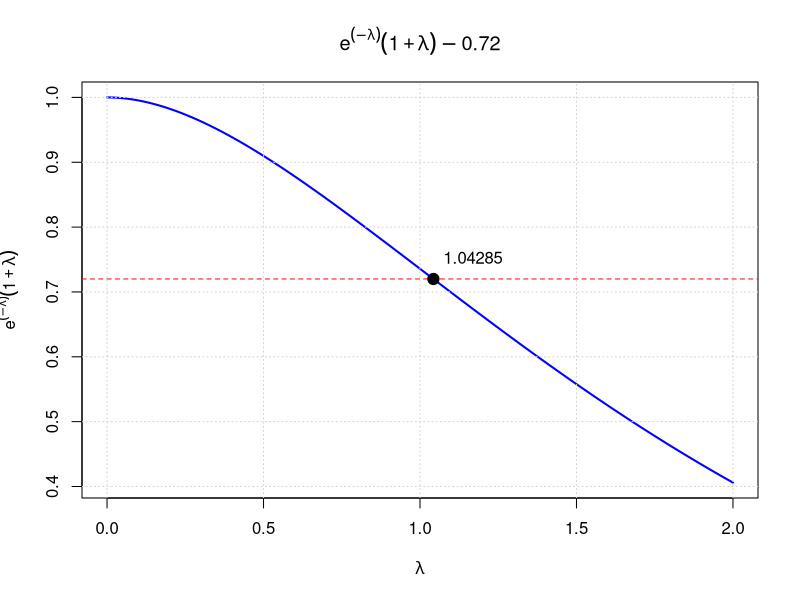

Recreate this plot in R.
## ---- chunk 1
knitr::opts_chunk$set(echo = TRUE)
## ---- chunk 2
ans1a <- dpois(2,1.5*1)*dpois(4,1.5*3)
## ---- chunk 3
ans1b <- dpois(4,1.5*3)
## ---- chunk 4
ans1c <- ans1b * dpois(2,1.5*1)/dpois(6,1.5*4)
## ---- chunk 5
ans3a <- dpois(0,5*0.5)
## ---- chunk 6
ans3b <- dpois(4,5*1) * dpois(6,5*1)
## ---- chunk 7
ans3c <- dpois(19,5*4) * dpois(6,5*1)
## ---- chunk 8
ans4a <- 1 - ppois(2,3*0.5)
## ---- chunk 9
ans4b <- dpois(2,3*1)*dpois(8,3*2)
## ---- chunk 10
ans4c <- (dpois(5,3*0.75)*dpois(1,3*0.25))/dpois(6,3*1)
## ---- chunk 11
f <- function(lambda) exp(-lambda) * (1 + lambda)

lambda_values <- seq(0, 2, by = 0.001) 

y_values <- f(lambda_values)

plot(lambda_values, y_values, type = "l", col = "blue", lwd = 2,
     xlab = expression(lambda), ylab = expression(e^(-lambda) * (1 + lambda)),
     main = expression(e^(-lambda) * (1 + lambda) - 0.72))
abline(h = 0.72, col = "red", lty = 2)

f2 <- function(lambda) exp(-lambda) * (1 + lambda) - 0.72
root <- uniroot(f2, interval = c(0, 5))

points(root$root, 0.72, col = "black", pch = 19, cex = 1.5)  
text(root$root, 0.75, labels = "1.04285", col = "black", pos = 4)  

grid()
## ---- chunk 12
ans8a <- dpois(2,(1/5)*20) * dpois(0,(1/10)*20) * dpois(1,(1/30)*20)
## ---- chunk 13
ans8b <- dpois(0,(1/12)*10)
## ---- chunk 14
ans8c <- pgamma(45, 4, (1/30))
## ---- chunk 15
p120 <- 40 * (1 - exp(-120 / 40))
## ---- chunk 16
mean12 <- 5 * p120
## ---- chunk 17
ans15a <- dpois(2, 4.5*1)
## ---- chunk 18
ans15b <- dpois(0, 1.5*0.5)
## ---- chunk 19
ans15c <- 1 - (dpois(1, 1.5*2)* dpois(1, 3*2))
## ---- chunk 20
set.seed(123)
num_trails <- 100000000
ans41 <- mean(rpois(num_trails, 1.34)==rpois(num_trails, 1.34))
## ---- chunk 21
set.seed(123)
num_trails2 <- 100000
lambda <- 10
box_vol <- 8
r <- 1
ball_vol <- (4/3) * pi * r^3

sim_points_in_ball <- function(){
  npoints <- rpois(1, lambda * box_vol)
  
  x <- runif(npoints, -1, 1)
  y <- runif(npoints, -1, 1)
  z <- runif(npoints, -1, 1)
  
  sum(x^2 + y^2 + z^2 <= r^2)
}

counts <- replicate(num_trails2, sim_points_in_ball())

mean43 <- mean(counts)
var43 <- var(counts)
